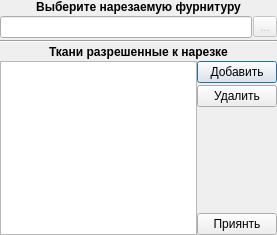
<?xml version="1.0" encoding="UTF-8"?>
<ui version="4.0">
 <class>Dialog</class>
 <widget class="QDialog" name="Dialog">
  <property name="geometry">
   <rect>
    <x>0</x>
    <y>0</y>
    <width>277</width>
    <height>235</height>
   </rect>
  </property>
  <property name="windowTitle">
   <string>Настройки</string>
  </property>
  <layout class="QGridLayout" name="gridLayout">
   <property name="leftMargin">
    <number>0</number>
   </property>
   <property name="topMargin">
    <number>0</number>
   </property>
   <property name="rightMargin">
    <number>0</number>
   </property>
   <property name="bottomMargin">
    <number>0</number>
   </property>
   <property name="horizontalSpacing">
    <number>0</number>
   </property>
   <property name="verticalSpacing">
    <number>2</number>
   </property>
   <item row="4" column="0">
    <widget class="QListWidget" name="lw_material_name">
     <property name="font">
      <font>
       <family>Tahoma</family>
       <pointsize>8</pointsize>
      </font>
     </property>
     <property name="editTriggers">
      <set>QAbstractItemView::NoEditTriggers</set>
     </property>
     <property name="alternatingRowColors">
      <bool>true</bool>
     </property>
    </widget>
   </item>
   <item row="4" column="1">
    <layout class="QVBoxLayout" name="verticalLayout">
     <property name="spacing">
      <number>2</number>
     </property>
     <item>
      <widget class="QPushButton" name="pushButton_2">
       <property name="text">
        <string>Добавить</string>
       </property>
      </widget>
     </item>
     <item>
      <widget class="QPushButton" name="pushButton">
       <property name="text">
        <string>Удалить</string>
       </property>
      </widget>
     </item>
     <item>
      <spacer name="verticalSpacer">
       <property name="orientation">
        <enum>Qt::Vertical</enum>
       </property>
       <property name="sizeHint" stdset="0">
        <size>
         <width>20</width>
         <height>40</height>
        </size>
       </property>
      </spacer>
     </item>
     <item>
      <widget class="QPushButton" name="pushButton_3">
       <property name="text">
        <string>Приянть</string>
       </property>
      </widget>
     </item>
    </layout>
   </item>
   <item row="3" column="0" colspan="2">
    <widget class="QLabel" name="label">
     <property name="font">
      <font>
       <family>Tahoma</family>
       <weight>75</weight>
       <bold>true</bold>
      </font>
     </property>
     <property name="text">
      <string>Ткани разрешенные к нарезке</string>
     </property>
     <property name="alignment">
      <set>Qt::AlignCenter</set>
     </property>
    </widget>
   </item>
   <item row="2" column="0" colspan="2">
    <widget class="Line" name="line">
     <property name="orientation">
      <enum>Qt::Horizontal</enum>
     </property>
    </widget>
   </item>
   <item row="1" column="0" colspan="2">
    <layout class="QHBoxLayout" name="horizontalLayout">
     <property name="spacing">
      <number>1</number>
     </property>
     <item>
      <widget class="QLineEdit" name="le_accessories_name">
       <property name="readOnly">
        <bool>true</bool>
       </property>
      </widget>
     </item>
     <item>
      <widget class="QToolButton" name="toolButton">
       <property name="enabled">
        <bool>false</bool>
       </property>
       <property name="text">
        <string>...</string>
       </property>
      </widget>
     </item>
    </layout>
   </item>
   <item row="0" column="0" colspan="2">
    <widget class="QLabel" name="label_2">
     <property name="font">
      <font>
       <family>Tahoma</family>
       <weight>75</weight>
       <bold>true</bold>
      </font>
     </property>
     <property name="text">
      <string>Выберите нарезаемую фурнитуру</string>
     </property>
     <property name="alignment">
      <set>Qt::AlignCenter</set>
     </property>
    </widget>
   </item>
  </layout>
 </widget>
 <resources/>
 <connections>
  <connection>
   <sender>toolButton</sender>
   <signal>clicked()</signal>
   <receiver>Dialog</receiver>
   <slot>ui_view_accessories_name()</slot>
   <hints>
    <hint type="sourcelabel">
     <x>266</x>
     <y>20</y>
    </hint>
    <hint type="destinationlabel">
     <x>373</x>
     <y>12</y>
    </hint>
   </hints>
  </connection>
  <connection>
   <sender>pushButton_2</sender>
   <signal>clicked()</signal>
   <receiver>Dialog</receiver>
   <slot>ui_add_material()</slot>
   <hints>
    <hint type="sourcelabel">
     <x>236</x>
     <y>75</y>
    </hint>
    <hint type="destinationlabel">
     <x>308</x>
     <y>67</y>
    </hint>
   </hints>
  </connection>
  <connection>
   <sender>pushButton</sender>
   <signal>clicked()</signal>
   <receiver>Dialog</receiver>
   <slot>ui_del_material()</slot>
   <hints>
    <hint type="sourcelabel">
     <x>248</x>
     <y>93</y>
    </hint>
    <hint type="destinationlabel">
     <x>402</x>
     <y>104</y>
    </hint>
   </hints>
  </connection>
  <connection>
   <sender>pushButton_3</sender>
   <signal>clicked()</signal>
   <receiver>Dialog</receiver>
   <slot>ui_acc()</slot>
   <hints>
    <hint type="sourcelabel">
     <x>249</x>
     <y>223</y>
    </hint>
    <hint type="destinationlabel">
     <x>248</x>
     <y>306</y>
    </hint>
   </hints>
  </connection>
 </connections>
 <slots>
  <slot>ui_view_accessories_name()</slot>
  <slot>ui_add_material()</slot>
  <slot>ui_del_material()</slot>
  <slot>ui_acc()</slot>
 </slots>
</ui>
